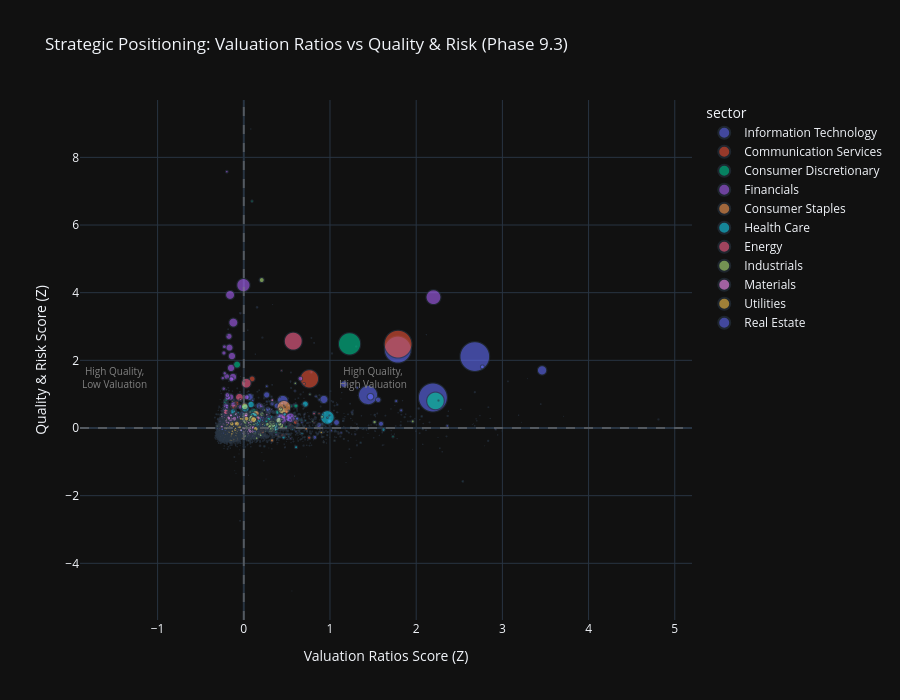

Source (notebook cell):
### Code cell
# Visualization 5: Category-Sector Bubble Chart (Value vs Quality Trade-offs)
print("\n📊 Category-Sector Bubble Chart:")

# Create scatter plot comparing two key categories with sector coloring
if 'category_score_matrix' in locals() and not category_score_matrix.empty:
    # Select two categories for comparison (e.g., Valuation vs Quality)
    categories_list = list(category_score_matrix.columns)

    # Default to Valuation Ratios (cat 2) vs Quality & Risk (cat 4) if available
    x_category = 'Valuation Ratios' if 'Valuation Ratios' in categories_list else categories_list[0]
    y_category = 'Quality & Risk' if 'Quality & Risk' in categories_list else (
        categories_list[1] if len(categories_list) > 1 else categories_list[0]
    )

    # Prepare data for bubble chart
    bubble_data = pd.DataFrame({
        x_category: category_score_matrix[x_category],
        y_category: category_score_matrix[y_category],
        'sector': all_stocks_preprocessed['sector'].values,
        'ticker': all_stocks_preprocessed.get('ticker', range(len(category_score_matrix))),
        'market_cap': all_stocks_preprocessed.get('market_cap', 100)  # Use raw (unscaled) data for bubble size
        }).dropna()

    # Create bubble chart
    fig_bubble = px.scatter(
            bubble_data,
            x=x_category,
            y=y_category,
            color='sector',
            size='market_cap',
            hover_data=['ticker'],
            title=f"Strategic Positioning: {x_category} vs {y_category} (Phase 9.3)",
            labels={
                x_category: f"{x_category} Score (Z)",
                y_category: f"{y_category} Score (Z)"
                },
            size_max=30,
            opacity=0.6
            )

    # Add quadrant lines
    fig_bubble.add_hline(y=0, line_dash="dash", line_color="gray", opacity=0.5)
    fig_bubble.add_vline(x=0, line_dash="dash", line_color="gray", opacity=0.5)

    # Add quadrant labels
    fig_bubble.add_annotation(
            text="High Quality,<br>High Valuation", x=1.5, y=1.5,
            showarrow=False, font=dict(size=10, color="gray")
            )
    fig_bubble.add_annotation(
            text="High Quality,<br>Low Valuation", x=-1.5, y=1.5,
            showarrow=False, font=dict(size=10, color="gray")
            )

    fig_bubble.update_layout(height=700)

    fig_bubble.show()
    output_path = eda_output_dir / "phase93_category_sector_bubble_chart.html"
    fig_bubble.write_html(output_path)

    print(f"\n✓ Category-sector bubble chart complete")
    print(f"  X-axis: {x_category}")
    print(f"  Y-axis: {y_category}")
    print(f"  Data points: {len(bubble_data)}")
    print(f"  Output: {output_path}")

    # Identify quadrants
    q1 = bubble_data[(bubble_data[x_category] > 0) & (bubble_data[y_category] > 0)]
    q2 = bubble_data[(bubble_data[x_category] < 0) & (bubble_data[y_category] > 0)]
    q3 = bubble_data[(bubble_data[x_category] < 0) & (bubble_data[y_category] < 0)]
    q4 = bubble_data[(bubble_data[x_category] > 0) & (bubble_data[y_category] < 0)]

    print(f"\n  📍 Quadrant Distribution:")
    print(f"    Q1 (High Val, High Qual): {len(q1)} stocks ({len(q1) / len(bubble_data) * 100:.1f}%)")
    print(
            f"    Q2 (Low Val, High Qual): {len(q2)} stocks ({len(q2) / len(bubble_data) * 100:.1f}%) - Value opportunities")
    print(f"    Q3 (Low Val, Low Qual): {len(q3)} stocks ({len(q3) / len(bubble_data) * 100:.1f}%)")
    print(f"    Q4 (High Val, Low Qual): {len(q4)} stocks ({len(q4) / len(bubble_data) * 100:.1f}%) - Risk flags")
else:
    print("  ⚠️ No category score data available for bubble chart")

### Figure 1 — Plotly figure (JSON) as saved in the notebook; plotly's stock layout.template omitted (floating-point values rounded to 4 significant figures; data arrays with more than 128 entries replaced by an {"elided": "..."} marker saying what was removed)
{"data": [{"customdata": {"elided": "851x1 str values"}, "hovertemplate": "sector=Information Technology<br>Valuation Ratios Score (Z)=%{x}<br>Quality & Risk Score (Z)=%{y}<br>market_cap=%{marker.size}<br>ticker=%{customdata[0]}<extra></extra>", "legendgroup": "Information Technology", "marker": {"color": "#636efa", "opacity": 0.6, "size": {"elided": "851 float values"}, "sizemode": "area", "sizeref": 4951.0, "symbol": "circle"}, "mode": "markers", "name": "Information Technology", "showlegend": true, "x": {"elided": "851 float values"}, "xaxis": "x", "y": {"elided": "851 float values"}, "yaxis": "y", "type": "scattergl"}, {"customdata": {"elided": "319x1 str values"}, "hovertemplate": "sector=Communication Services<br>Valuation Ratios Score (Z)=%{x}<br>Quality & Risk Score (Z)=%{y}<br>market_cap=%{marker.size}<br>ticker=%{customdata[0]}<extra></extra>", "legendgroup": "Communication Services", "marker": {"color": "#EF553B", "opacity": 0.6, "size": {"elided": "319 float values"}, "sizemode": "area", "sizeref": 4951.0, "symbol": "circle"}, "mode": "markers", "name": "Communication Services", "showlegend": true, "x": {"elided": "319 float values"}, "xaxis": "x", "y": {"elided": "319 float values"}, "yaxis": "y", "type": "scattergl"}, {"customdata": {"elided": "903x1 str values"}, "hovertemplate": "sector=Consumer Discretionary<br>Valuation Ratios Score (Z)=%{x}<br>Quality & Risk Score (Z)=%{y}<br>market_cap=%{marker.size}<br>ticker=%{customdata[0]}<extra></extra>", "legendgroup": "Consumer Discretionary", "marker": {"color": "#00cc96", "opacity": 0.6, "size": {"elided": "903 float values"}, "sizemode": "area", "sizeref": 4951.0, "symbol": "circle"}, "mode": "markers", "name": "Consumer Discretionary", "showlegend": true, "x": {"elided": "903 float values"}, "xaxis": "x", "y": {"elided": "903 float values"}, "yaxis": "y", "type": "scattergl"}, {"customdata": {"elided": "983x1 str values"}, "hovertemplate": "sector=Financials<br>Valuation Ratios Score (Z)=%{x}<br>Quality & Risk Score (Z)=%{y}<br>market_cap=%{marker.size}<br>ticker=%{customdata[0]}<extra></extra>", "legendgroup": "Financials", "marker": {"color": "#ab63fa", "opacity": 0.6, "size": {"elided": "983 float values"}, "sizemode": "area", "sizeref": 4951.0, "symbol": "circle"}, "mode": "markers", "name": "Financials", "showlegend": true, "x": {"elided": "983 float values"}, "xaxis": "x", "y": {"elided": "983 float values"}, "yaxis": "y", "type": "scattergl"}, {"customdata": {"elided": "506x1 str values"}, "hovertemplate": "sector=Consumer Staples<br>Valuation Ratios Score (Z)=%{x}<br>Quality & Risk Score (Z)=%{y}<br>market_cap=%{marker.size}<br>ticker=%{customdata[0]}<extra></extra>", "legendgroup": "Consumer Staples", "marker": {"color": "#FFA15A", "opacity": 0.6, "size": {"elided": "506 float values"}, "sizemode": "area", "sizeref": 4951.0, "symbol": "circle"}, "mode": "markers", "name": "Consumer Staples", "showlegend": true, "x": {"elided": "506 float values"}, "xaxis": "x", "y": {"elided": "506 float values"}, "yaxis": "y", "type": "scattergl"}, {"customdata": {"elided": "690x1 str values"}, "hovertemplate": "sector=Health Care<br>Valuation Ratios Score (Z)=%{x}<br>Quality & Risk Score (Z)=%{y}<br>market_cap=%{marker.size}<br>ticker=%{customdata[0]}<extra></extra>", "legendgroup": "Health Care", "marker": {"color": "#19d3f3", "opacity": 0.6, "size": {"elided": "690 float values"}, "sizemode": "area", "sizeref": 4951.0, "symbol": "circle"}, "mode": "markers", "name": "Health Care", "showlegend": true, "x": {"elided": "690 float values"}, "xaxis": "x", "y": {"elided": "690 float values"}, "yaxis": "y", "type": "scattergl"}, {"customdata": {"elided": "303x1 str values"}, "hovertemplate": "sector=Energy<br>Valuation Ratios Score (Z)=%{x}<br>Quality & Risk Score (Z)=%{y}<br>market_cap=%{marker.size}<br>ticker=%{customdata[0]}<extra></extra>", "legendgroup": "Energy", "marker": {"color": "#FF6692", "opacity": 0.6, "size": {"elided": "303 float values"}, "sizemode": "area", "sizeref": 4951.0, "symbol": "circle"}, "mode": "markers", "name": "Energy", "showlegend": true, "x": {"elided": "303 float values"}, "xaxis": "x", "y": {"elided": "303 float values"}, "yaxis": "y", "type": "scattergl"}, {"customdata": {"elided": "1334x1 str values"}, "hovertemplate": "sector=Industrials<br>Valuation Ratios Score (Z)=%{x}<br>Quality & Risk Score (Z)=%{y}<br>market_cap=%{marker.size}<br>ticker=%{customdata[0]}<extra></extra>", "legendgroup": "Industrials", "marker": {"color": "#B6E880", "opacity": 0.6, "size": {"elided": "1334 float values"}, "sizemode": "area", "sizeref": 4951.0, "symbol": "circle"}, "mode": "markers", "name": "Industrials", "showlegend": true, "x": {"elided": "1334 float values"}, "xaxis": "x", "y": {"elided": "1334 float values"}, "yaxis": "y", "type": "scattergl"}, {"customdata": {"elided": "607x1 str values"}, "hovertemplate": "sector=Materials<br>Valuation Ratios Score (Z)=%{x}<br>Quality & Risk Score (Z)=%{y}<br>market_cap=%{marker.size}<br>ticker=%{customdata[0]}<extra></extra>", "legendgroup": "Materials", "marker": {"color": "#FF97FF", "opacity": 0.6, "size": {"elided": "607 float values"}, "sizemode": "area", "sizeref": 4951.0, "symbol": "circle"}, "mode": "markers", "name": "Materials", "showlegend": true, "x": {"elided": "607 float values"}, "xaxis": "x", "y": {"elided": "607 float values"}, "yaxis": "y", "type": "scattergl"}, {"customdata": {"elided": "230x1 str values"}, "hovertemplate": "sector=Utilities<br>Valuation Ratios Score (Z)=%{x}<br>Quality & Risk Score (Z)=%{y}<br>market_cap=%{marker.size}<br>ticker=%{customdata[0]}<extra></extra>", "legendgroup": "Utilities", "marker": {"color": "#FECB52", "opacity": 0.6, "size": {"elided": "230 float values"}, "sizemode": "area", "sizeref": 4951.0, "symbol": "circle"}, "mode": "markers", "name": "Utilities", "showlegend": true, "x": {"elided": "230 float values"}, "xaxis": "x", "y": {"elided": "230 float values"}, "yaxis": "y", "type": "scattergl"}, {"customdata": {"elided": "208x1 str values"}, "hovertemplate": "sector=Real Estate<br>Valuation Ratios Score (Z)=%{x}<br>Quality & Risk Score (Z)=%{y}<br>market_cap=%{marker.size}<br>ticker=%{customdata[0]}<extra></extra>", "legendgroup": "Real Estate", "marker": {"color": "#636efa", "opacity": 0.6, "size": {"elided": "208 float values"}, "sizemode": "area", "sizeref": 4951.0, "symbol": "circle"}, "mode": "markers", "name": "Real Estate", "showlegend": true, "x": {"elided": "208 float values"}, "xaxis": "x", "y": {"elided": "208 float values"}, "yaxis": "y", "type": "scattergl"}], "layout": {"xaxis": {"anchor": "y", "domain": [0.0, 1.0], "title": {"text": "Valuation Ratios Score (Z)"}}, "yaxis": {"anchor": "x", "domain": [0.0, 1.0], "title": {"text": "Quality & Risk Score (Z)"}}, "legend": {"title": {"text": "sector"}, "tracegroupgap": 0, "itemsizing": "constant"}, "title": {"text": "Strategic Positioning: Valuation Ratios vs Quality & Risk (Phase 9.3)"}, "shapes": [{"line": {"color": "gray", "dash": "dash"}, "opacity": 0.5, "type": "line", "x0": 0, "x1": 1, "xref": "x domain", "y0": 0, "y1": 0, "yref": "y"}, {"line": {"color": "gray", "dash": "dash"}, "opacity": 0.5, "type": "line", "x0": 0, "x1": 0, "xref": "x", "y0": 0, "y1": 1, "yref": "y domain"}], "annotations": [{"font": {"color": "gray", "size": 10}, "showarrow": false, "text": "High Quality,<br>High Valuation", "x": 1.5, "y": 1.5}, {"font": {"color": "gray", "size": 10}, "showarrow": false, "text": "High Quality,<br>Low Valuation", "x": -1.5, "y": 1.5}], "height": 700}}
